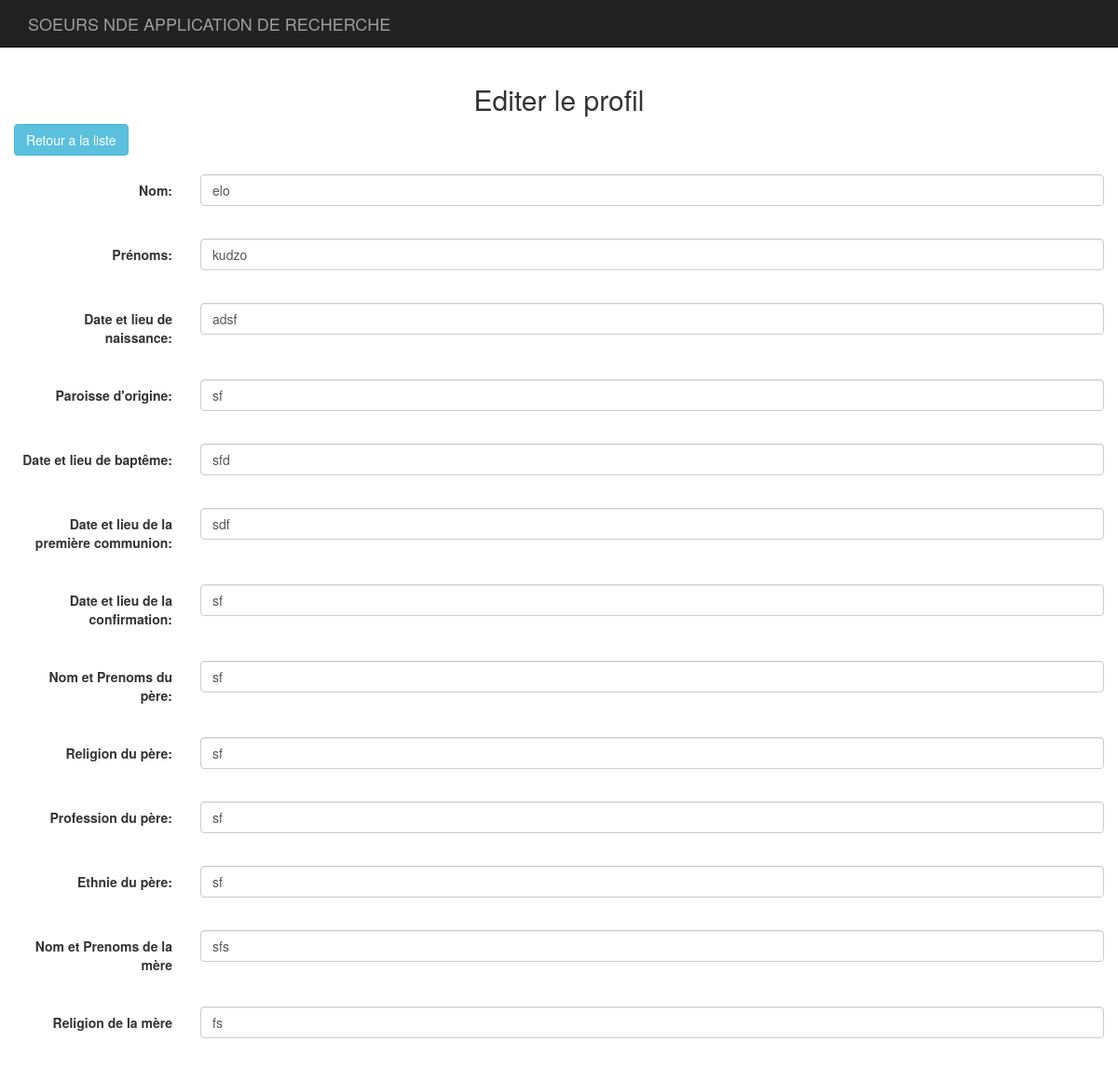
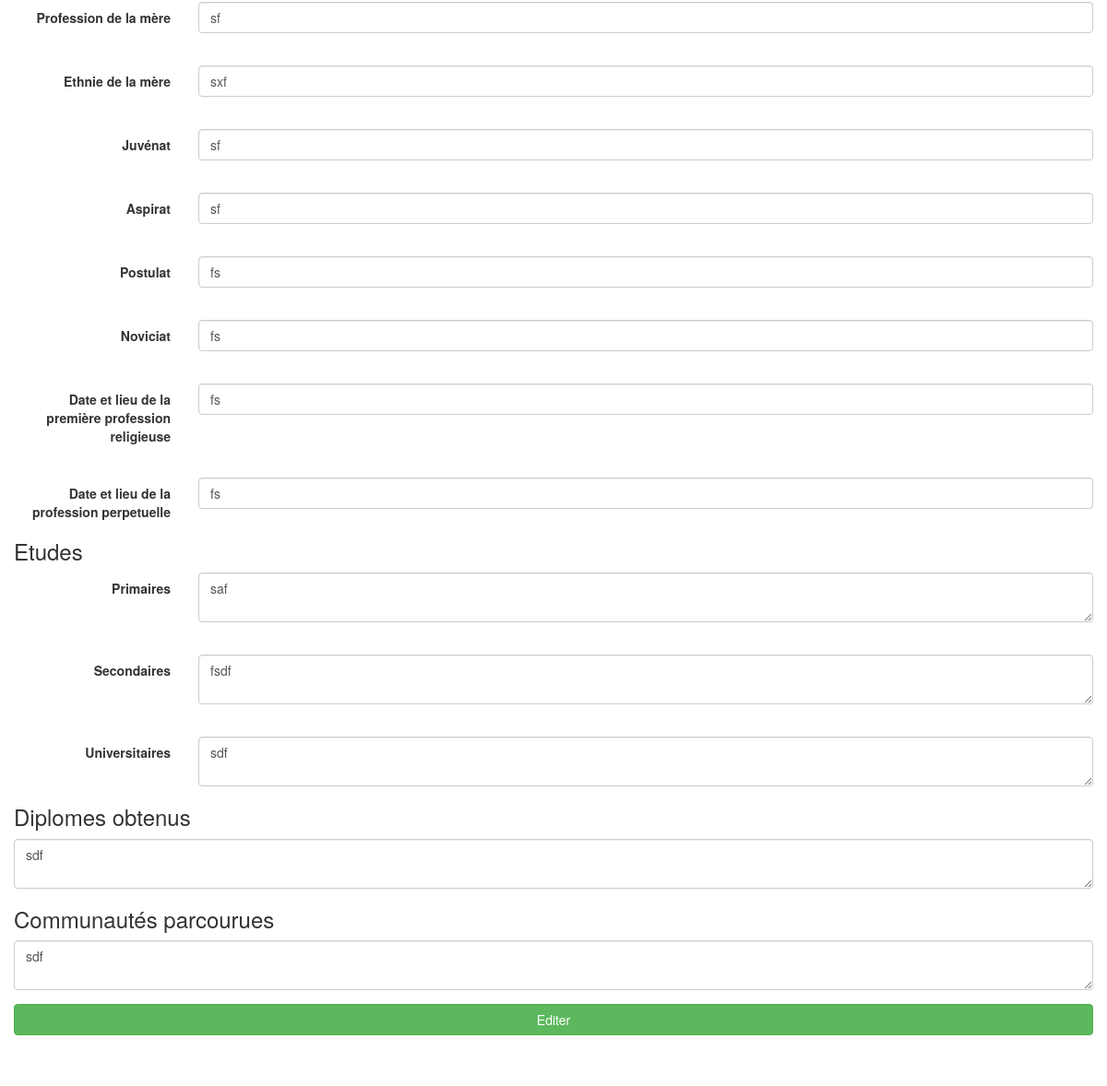
Page /edit-soeur.php?id=2 on the committed database (2 pictures, top to bottom).
### tables this page shows
CREATE TABLE `soeurs` (
  `id` int(11) NOT NULL AUTO_INCREMENT,
  `nom` varchar(255) NOT NULL,
  `prenoms` varchar(255) NOT NULL,
  `date_lieu_naissance` varchar(255) NOT NULL,
  `paroisse_dorigine` varchar(255) NOT NULL,
  `date_lieu_bapteme` varchar(255) NOT NULL,
  `date_lieu_communion` varchar(255) NOT NULL,
  `date_lieu_confirmation` varchar(255) NOT NULL,
  `nom_prenoms_pere` varchar(255) NOT NULL,
  `religion_pere` varchar(255) NOT NULL,
  `profession_pere` varchar(255) NOT NULL,
  `ethnie_pere` varchar(255) NOT NULL,
  `nom_prenoms_mere` varchar(255) NOT NULL,
  `religion_mere` varchar(255) NOT NULL,
  `profession_mere` varchar(255) NOT NULL,
  `ethnie_mere` varchar(255) NOT NULL,
  `juvenat` varchar(255) NOT NULL,
  `aspirat` varchar(255) NOT NULL,
  `postulat` varchar(255) NOT NULL,
  `noviciat` varchar(255) NOT NULL,
  `date_lieu_premiere_profession_religieuse` varchar(255) NOT NULL,
  `date_lieu_profession_perpetuelle` varchar(255) NOT NULL,
  `date_lieu_etude_primaire` text NOT NULL,
  `date_lieu_etude_secondaire` text NOT NULL,
  `date_lieu_etude_universitaire` text NOT NULL,
  `date_lieu_diplomes_obtenus` text NOT NULL,
  `communautes_parcourues` text NOT NULL,
  `deleted` varchar(255) NOT NULL,
  PRIMARY KEY (`id`)
);

### edit-soeur.php (the view, shortened to what this page needs)
<?php
include('connection.php');
if(isset($_GET['id']))
{
 $results = $mysqli->query("SELECT * from soeurs where deleted = 'no' and id='$_GET[id]'");
$row_soeur = $results->fetch_assoc();
}
?>
<!DOCTYPE html>
<html lang="en">
<head>
    <link href="css/bootstrap.min.css" rel="stylesheet">
</head>
<body>
    <nav class="navbar navbar-inverse navbar-fixed-top" role="navigation">
        <div class="container">
            <div class="navbar-header">
                <a class="navbar-brand" href="index.php">SOEURS NDE APPLICATION DE RECHERCHE</a>
            </div>
        </div>
    </nav>
    <div class="container">
        <center><h2>Editer le profil</h2></center>
        <div class="row">
<a href="index.php" class="btn btn-info">Retour a la liste</a>
            <br><br>
            <form class="form-horizontal" role="form" method="post">
  <div class="form-group">
    <label class="control-label col-sm-2" for="nom">Nom:</label>
    <div class="col-sm-10">
      <input type="text" class="form-control" id="nom" name="nom" value="<?php echo $row_soeur['nom']; ?>">
    </div>
  </div>
  <br>
  <div class="form-group">
    <label class="control-label col-sm-2" for="prenoms">Prénoms:</label>
    <div class="col-sm-10">
      <input type="text" class="form-control" id="prenoms" name="prenoms" value="<?php echo $row_soeur['prenoms']; ?>">
    </div>
  </div>
  <br>
   <div class="form-group">
    <label class="control-label col-sm-2" for="date_lieu_naissance">Date et lieu de naissance:</label>
    <div class="col-sm-10">
      <input type="text" class="form-control" id="date_lieu_naissance" name="date_lieu_naissance" value="<?php echo $row_soeur['date_lieu_naissance']; ?>">
    </div>
  </div><br>
<div class="form-group">
    <label class="control-label col-sm-2" for="paroisse_dorigine">Paroisse d'origine:</label>
    <div class="col-sm-10">
      <input type="text" class="form-control" id="paroisse_dorigine" name="paroisse_dorigine" value="<?php echo $row_soeur['paroisse_dorigine']; ?>">
    </div>
  </div>
<br>
  <div class="form-group">
    <label class="control-label col-sm-2" for="date_lieu_bapteme">Date et lieu de baptême:</label>
    <div class="col-sm-10">
      <input type="text" class="form-control" id="date_lieu_bapteme" name="date_lieu_bapteme" value="<?php echo $row_soeur['date_lieu_bapteme']; ?>">
    </div>
  </div>
<br>
    <div class="form-group">
    <label class="control-label col-sm-2" for="date_lieu_communion">Date et lieu de la première communion:</label>
    <div class="col-sm-10">
      <input type="text" class="form-control" id="date_lieu_communion" name="date_lieu_communion" value="<?php echo $row_soeur['date_lieu_communion']; ?>">
    </div>
  </div>
<br>
  <div class="form-group">
    <label class="control-label col-sm-2" for="date_lieu_confirmation">Date et lieu de la confirmation:</label>
    <div class="col-sm-10">
      <input type="text" class="form-control" id="date_lieu_confirmation" name="date_lieu_confirmation" value="<?php echo $row_soeur['date_lieu_confirmation']; ?>">
    </div>
  </div>
<br>
<div class="form-group">
    <label class="control-label col-sm-2" for="nom_prenoms_pere">Nom et Prenoms du père:</label>
    <div class="col-sm-10">
      <input type="text" class="form-control" id="nom_prenoms_pere" name="nom_prenoms_pere" value="<?php echo $row_soeur['nom_prenoms_pere']; ?>">
    </div>
  </div>
<br>
  <div class="form-group">
    <label class="control-label col-sm-2" for="religion_pere">Religion du père:</label>
    <div class="col-sm-10">
      <input type="text" class="form-control" id="religion_pere" name="religion_pere" value="<?php echo $row_soeur['religion_pere']; ?>">
    </div>
  </div><br>
   <div class="form-group">
    <label class="control-label col-sm-2" for="profession_pere">Profession du père:</label>
    <div class="col-sm-10">
      <input type="text" class="form-control" id="profession_pere" name="profession_pere" value="<?php echo $row_soeur['profession_pere']; ?>">
    </div>
  </div>
<br>
  <div class="form-group">
    <label class="control-label col-sm-2" for="ethnie_pere">Ethnie du père:</label>
    <div class="col-sm-10">
      <input type="text" class="form-control" id="ethnie_pere" name="ethnie_pere" value="<?php echo $row_soeur['ethnie_pere']; ?>">
    </div>
  </div><br>
   <div class="form-group">
    <label class="control-label col-sm-2" for="nom_prenoms_mere">Nom et Prenoms de la mère</label>
    <div class="col-sm-10">
      <input type="text" class="form-control" id="nom_prenoms_mere" name="nom_prenoms_mere" value="<?php echo $row_soeur['nom_prenoms_mere']; ?>">
    </div>
  </div>
<br>
     <div class="form-group">
    <label class="control-label col-sm-2" for="religion_mere">Religion de la mère</label>
    <div class="col-sm-10">
      <input type="text" class="form-control" id="religion_mere" name="religion_mere" value="<?php echo $row_soeur['religion_mere']; ?>">
    </div>
  </div>
<br>
   <div class="form-group">
    <label class="control-label col-sm-2" for="profession_mere">Profession de la mère</label>
    <div class="col-sm-10">
      <input type="text" class="form-control" id="profession_mere" name="profession_mere" value="<?php echo $row_soeur['profession_mere']; ?>">
    </div>
  </div><br>
    <div class="form-group">
    <label class="control-label col-sm-2" for="ethnie_mere">Ethnie de la mère</label>
    <div class="col-sm-10">
      <input type="text" class="form-control" id="ethnie_mere" name="ethnie_mere" value="<?php echo $row_soeur['ethnie_mere']; ?>">
    </div>
  </div><br>
    <div class="form-group">
    <label class="control-label col-sm-2" for="juvenat">Juvénat</label>
    <div class="col-sm-10">
      <input type="text" class="form-control" id="juvenat" name="juvenat" value="<?php echo $row_soeur['juvenat']; ?>">
    </div>
  </div>
<br>
   <div class="form-group">
    <label class="control-label col-sm-2" for="aspirat">Aspirat</label>
    <div class="col-sm-10">
      <input type="text" class="form-control" id="aspirat" name="aspirat" value="<?php echo $row_soeur['aspirat']; ?>">
    </div>
  </div>
<br>
    <div class="form-group">
    <label class="control-label col-sm-2" for="postulat">Postulat</label>
    <div class="col-sm-10">
      <input type="text" class="form-control" id="postulat" name="postulat" value="<?php echo $row_soeur['postulat']; ?>">
    </div>
  </div><br>
   <div class="form-group">
    <label class="control-label col-sm-2" for="noviciat">Noviciat</label>
    <div class="col-sm-10">
      <input type="text" class="form-control" id="noviciat" name="noviciat" value="<?php echo $row_soeur['noviciat']; ?>">
    </div>
  </div>
<br>
   <div class="form-group">
    <label class="control-label col-sm-2" for="date_lieu_premiere_profession_religieuse">Date et lieu de la première profession religieuse</label>
    <div class="col-sm-10">
      <input type="text" class="form-control" id="date_lieu_premiere_profession_religieuse" name="date_lieu_premiere_profession_religieuse" value="<?php echo $row_soeur['date_lieu_premiere_profession_religieuse']; ?>">
    </div>
  </div><br>
   <div class="form-group">
    <label class="control-label col-sm-2" for="date_lieu_profession_perpetuelle">Date et lieu de la profession perpetuelle</label>
    <div class="col-sm-10">
      <input type="text" class="form-control" id="date_lieu_profession_perpetuelle" name="date_lieu_profession_perpetuelle" value="<?php echo $row_soeur['date_lieu_profession_perpetuelle']; ?>">
    </div>
  </div>
<h3>Etudes</h3>
   <div class="form-group">
    <label class="control-label col-sm-2" for="date_lieu_etude_primaire">Primaires</label>
    <div class="col-sm-10">
      <textarea class="form-control"  id="date_lieu_etude_primaire" name="date_lieu_etude_primaire"><?php echo $row_soeur["date_lieu_etude_primaire"]; ?></textarea>
    </div>
  </div><br>
  <div class="form-group">
    <label class="control-label col-sm-2" for="date_lieu_etude_secondaire">Secondaires</label>
    <div class="col-sm-10">
      <textarea class="form-control"  id="date_lieu_etude_secondaire" name="date_lieu_etude_secondaire"><?php echo $row_soeur["date_lieu_etude_secondaire"]; ?></textarea>
    </div>
  </div><br>
 <div class="form-group">
    <label class="control-label col-sm-2" for="date_lieu_etude_universitaire">Universitaires</label>
    <div class="col-sm-10">
      <textarea class="form-control"  id="date_lieu_etude_universitaire" name="date_lieu_etude_universitaire"><?php echo $row_soeur["date_lieu_etude_universitaire"]; ?></textarea>
    </div>
  </div>
<h3>Diplomes obtenus</h3>
 <div class="form-group">
    <div class="col-sm-12">
      <textarea class="form-control"  id="date_lieu_diplomes_obtenus" name="date_lieu_diplomes_obtenus"><?php echo $row_soeur["date_lieu_diplomes_obtenus"]; ?></textarea>
    </div>
  </div>
  <h3>Communautés parcourues</h3>
 <div class="form-group">
    <div class="col-sm-12">
      <textarea class="form-control"  id="communautes_parcourues" name="communautes_parcourues"><?php echo $row_soeur["communautes_parcourues"]; ?></textarea>
    </div>
  </div>
  <div class="form-group">
    <div class="col-sm-12">
      <button type="submit" class="btn btn-success btn-block" name="edit_btn">Editer</button>
      <br><br>
    </div>
  </div>
</form>
        </div>
    </div>
</body>
</html>

### edit-soeur.php (style rules this page uses)
body { padding-top: 70px; }

### rows in the picture
soeurs: nom "elo", prenoms "kudzo", date_lieu_naissance "adsf", paroisse_dorigine "sf", date_lieu_bapteme "sfd", date_lieu_communion "sdf", date_lieu_confirmation "sf", nom_prenoms_pere "sf", religion_pere "sf", profession_pere "sf", ethnie_pere "sf", nom_prenoms_mere "sfs", religion_mere "fs", profession_mere "sf", ethnie_mere "sxf", juvenat "sf", aspirat "sf", postulat "fs", noviciat "fs", date_lieu_premiere_profession_religieuse "fs", date_lieu_profession_perpetuelle "fs", date_lieu_etude_primaire "saf", date_lieu_etude_secondaire "fsdf", date_lieu_etude_universitaire "sdf", date_lieu_diplomes_obtenus "sdf", communautes_parcourues "sdf"
